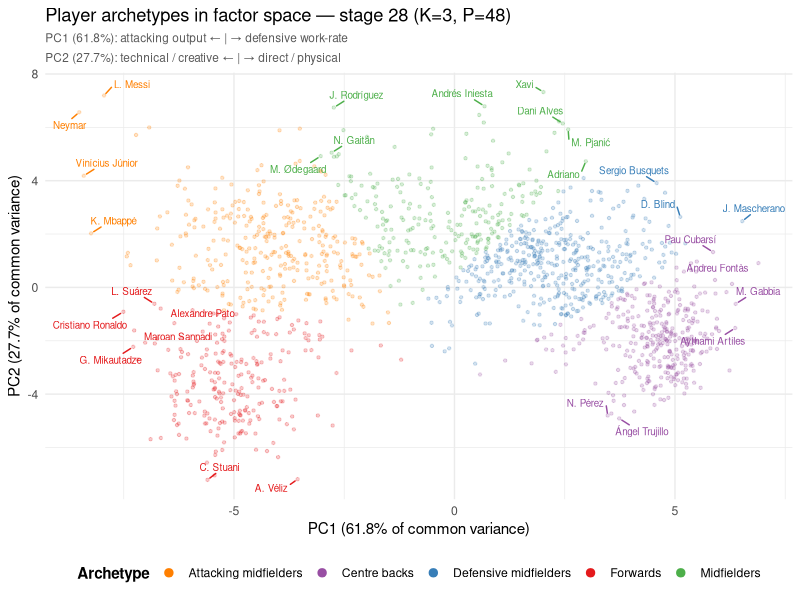

Reproduce this figure in R.
suppressPackageStartupMessages({
  library(ggplot2)
  library(dplyr)
  library(ggrepel)
})

scores <- read.csv("outputs/tables/29_player_factor_scores.csv",
                   stringsAsFactors = FALSE)

set.seed(42)
km <- kmeans(cbind(scores$pc1_score, scores$pc2_score), centers = 5, nstart = 50)
scores$cluster <- km$cluster

cents <- as.data.frame(km$centers)
colnames(cents) <- c("PC1", "PC2")
cents$cluster <- seq_len(nrow(cents))

# PC1 interpretation (confirmed from known players):
#   NEGATIVE PC1 = attacking output  (Cristiano=-7.5, Neymar=-8.3, Isak, Stuani)
#   POSITIVE PC1 = defensive work    (Ramos=+5.6, Piqué=+6.2, Busquets=+4.7)
# PC2 interpretation:
#   NEGATIVE PC2 = technical/creative (Xavi=-7.4, Iniesta=-6.8, Neymar=-6.7)
#   POSITIVE PC2 = direct/physical    (Dovbyk=+5.1, Andone=+5.5)
#
# Labels assigned by ranking clusters on PC1 (most negative = most attacking):
#   Rank 1 (lowest PC1)  = Forwards          (goal-scorers: Isak, Suárez, Stuani)
#   Rank 2               = Attacking MFs     (playmakers: Neymar, Isco; PC2 negative)
#   Rank 3               = Midfielders       (Xavi, Iniesta, Carvajal, Alba)
#   Rank 4               = Defensive MFs     (Busquets, Mascherano, Blind)
#   Rank 5 (highest PC1) = Centre backs      (Piqué, Ramos, Albiol)

pc1_rank   <- rank(cents$PC1)   # 1 = most negative = most attacking
archetypes <- c("Forwards", "Attacking midfielders", "Midfielders",
                "Defensive midfielders", "Centre backs")
label_map  <- archetypes[pc1_rank]

message("Centroid → archetype mapping:")
print(data.frame(cents[order(cents$PC1), ], archetype = archetypes))

scores$archetype <- label_map[scores$cluster]

write.csv(scores[, c("player_index", "player_id", "player_name", "archetype",
                      "cluster", "pc1_score", "pc2_score", "pc3_score", "n_seasons")],
          "outputs/tables/29b_player_archetypes.csv", row.names = FALSE)
message("Saved: outputs/tables/29b_player_archetypes.csv")

archetype_colors <- c(
  "Forwards"              = "#E41A1C",
  "Attacking midfielders" = "#FF7F00",
  "Midfielders"           = "#4DAF4A",
  "Defensive midfielders" = "#377EB8",
  "Centre backs"          = "#984EA3"
)

# Label only the most extreme players per cluster (clear archetypes)
# Top 2 by |PC1| per cluster + top 2 by |PC2| per cluster, deduplicated, capped at 28
label_pts <- bind_rows(
  scores |> group_by(archetype) |> slice_min(order_by = pc1_score, n = 3) |> ungroup(),
  scores |> group_by(archetype) |> slice_max(order_by = pc1_score, n = 3) |> ungroup(),
  scores |> group_by(archetype) |> slice_min(order_by = pc2_score, n = 2) |> ungroup(),
  scores |> group_by(archetype) |> slice_max(order_by = pc2_score, n = 2) |> ungroup()
) |>
  filter(!is.na(player_name)) |>
  distinct(player_name, .keep_all = TRUE) |>
  mutate(extremity = pc1_score^2 + pc2_score^2) |>
  slice_max(order_by = extremity, n = 28)

message("Labelled players:")
print(label_pts[order(label_pts$pc1_score), c("player_name", "archetype", "pc1_score", "pc2_score")])

p <- ggplot(scores, aes(pc1_score, pc2_score, color = archetype)) +
  geom_point(alpha = 0.22, size = 0.85) +
  geom_text_repel(
    data = label_pts,
    aes(label = player_name),
    size = 2.5, max.overlaps = 35,
    box.padding = 0.38, point.padding = 0.2,
    min.segment.length = 0.2, seed = 42
  ) +
  scale_color_manual(values = archetype_colors, name = "Archetype") +
  labs(
    title    = "Player archetypes in factor space — stage 28 (K=3, P=48)",
    subtitle = paste0(
      "PC1 (61.8%): attacking output ← | → defensive work-rate\n",
      "PC2 (27.7%): technical / creative ← | → direct / physical"
    ),
    x = "PC1 (61.8% of common variance)",
    y = "PC2 (27.7% of common variance)"
  ) +
  theme_minimal(base_size = 11) +
  theme(
    legend.position  = "bottom",
    legend.title     = element_text(face = "bold"),
    plot.subtitle    = element_text(size = 8.5, color = "grey35",
                                    lineheight = 1.4)
  ) +
  guides(color = guide_legend(override.aes = list(alpha = 1, size = 2.5), nrow = 1))

ggsave("outputs/figures/29_factor_score_scatter_clustered.png", p,
       width = 10, height = 8, dpi = 150)
message("Saved: outputs/figures/29_factor_score_scatter_clustered.png")
